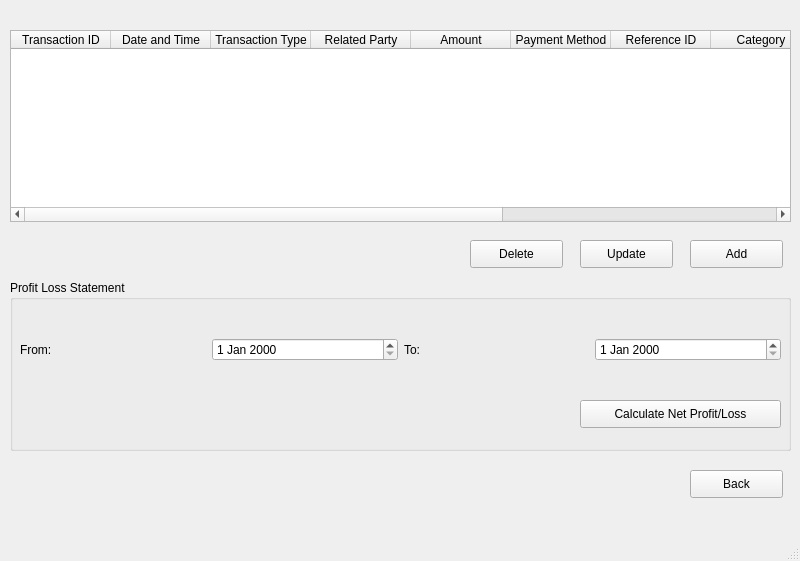
<?xml version="1.0" encoding="UTF-8"?>
<ui version="4.0">
 <class>MainWindow</class>
 <widget class="QMainWindow" name="MainWindow">
  <property name="geometry">
   <rect>
    <x>0</x>
    <y>0</y>
    <width>800</width>
    <height>561</height>
   </rect>
  </property>
  <property name="windowTitle">
   <string>Transactions</string>
  </property>
  <widget class="QWidget" name="centralwidget">
   <widget class="QTableWidget" name="tableWidget">
    <property name="geometry">
     <rect>
      <x>10</x>
      <y>30</y>
      <width>781</width>
      <height>192</height>
     </rect>
    </property>
    <column>
     <property name="text">
      <string>Transaction ID</string>
     </property>
    </column>
    <column>
     <property name="text">
      <string>Date and Time</string>
     </property>
    </column>
    <column>
     <property name="text">
      <string>Transaction Type</string>
     </property>
    </column>
    <column>
     <property name="text">
      <string>Related Party</string>
     </property>
    </column>
    <column>
     <property name="text">
      <string>Amount</string>
     </property>
    </column>
    <column>
     <property name="text">
      <string>Payment Method</string>
     </property>
    </column>
    <column>
     <property name="text">
      <string>Reference ID</string>
     </property>
    </column>
    <column>
     <property name="text">
      <string>Category</string>
     </property>
    </column>
    <column>
     <property name="text">
      <string>Tax Amount</string>
     </property>
    </column>
    <column>
     <property name="text">
      <string>Total Amount</string>
     </property>
    </column>
    <column>
     <property name="text">
      <string>Handled By</string>
     </property>
    </column>
   </widget>
   <widget class="QPushButton" name="addButton">
    <property name="geometry">
     <rect>
      <x>690</x>
      <y>240</y>
      <width>93</width>
      <height>28</height>
     </rect>
    </property>
    <property name="text">
     <string>Add</string>
    </property>
   </widget>
   <widget class="QPushButton" name="updateButton">
    <property name="geometry">
     <rect>
      <x>580</x>
      <y>240</y>
      <width>93</width>
      <height>28</height>
     </rect>
    </property>
    <property name="text">
     <string>Update</string>
    </property>
   </widget>
   <widget class="QPushButton" name="deleteButton">
    <property name="geometry">
     <rect>
      <x>470</x>
      <y>240</y>
      <width>93</width>
      <height>28</height>
     </rect>
    </property>
    <property name="text">
     <string>Delete</string>
    </property>
   </widget>
   <widget class="QGroupBox" name="groupBox">
    <property name="geometry">
     <rect>
      <x>10</x>
      <y>280</y>
      <width>781</width>
      <height>171</height>
     </rect>
    </property>
    <property name="title">
     <string>Profit Loss Statement</string>
    </property>
    <widget class="QWidget" name="gridLayoutWidget">
     <property name="geometry">
      <rect>
       <x>10</x>
       <y>30</y>
       <width>761</width>
       <height>80</height>
      </rect>
     </property>
     <layout class="QGridLayout" name="gridLayout">
      <item row="0" column="0">
       <widget class="QLabel" name="label">
        <property name="text">
         <string>From: </string>
        </property>
       </widget>
      </item>
      <item row="0" column="2">
       <widget class="QLabel" name="label_2">
        <property name="text">
         <string>To: </string>
        </property>
       </widget>
      </item>
      <item row="0" column="1">
       <widget class="QDateEdit" name="dateEdit"/>
      </item>
      <item row="0" column="3">
       <widget class="QDateEdit" name="dateEdit_2"/>
      </item>
     </layout>
    </widget>
    <widget class="QPushButton" name="calculateButton">
     <property name="geometry">
      <rect>
       <x>570</x>
       <y>120</y>
       <width>201</width>
       <height>28</height>
      </rect>
     </property>
     <property name="text">
      <string>Calculate Net Profit/Loss</string>
     </property>
    </widget>
   </widget>
   <widget class="QPushButton" name="backButton">
    <property name="geometry">
     <rect>
      <x>690</x>
      <y>470</y>
      <width>93</width>
      <height>28</height>
     </rect>
    </property>
    <property name="text">
     <string>Back</string>
    </property>
   </widget>
  </widget>
  <widget class="QMenuBar" name="menubar">
   <property name="geometry">
    <rect>
     <x>0</x>
     <y>0</y>
     <width>800</width>
     <height>26</height>
    </rect>
   </property>
  </widget>
  <widget class="QStatusBar" name="statusbar"/>
 </widget>
 <resources/>
 <connections/>
</ui>
